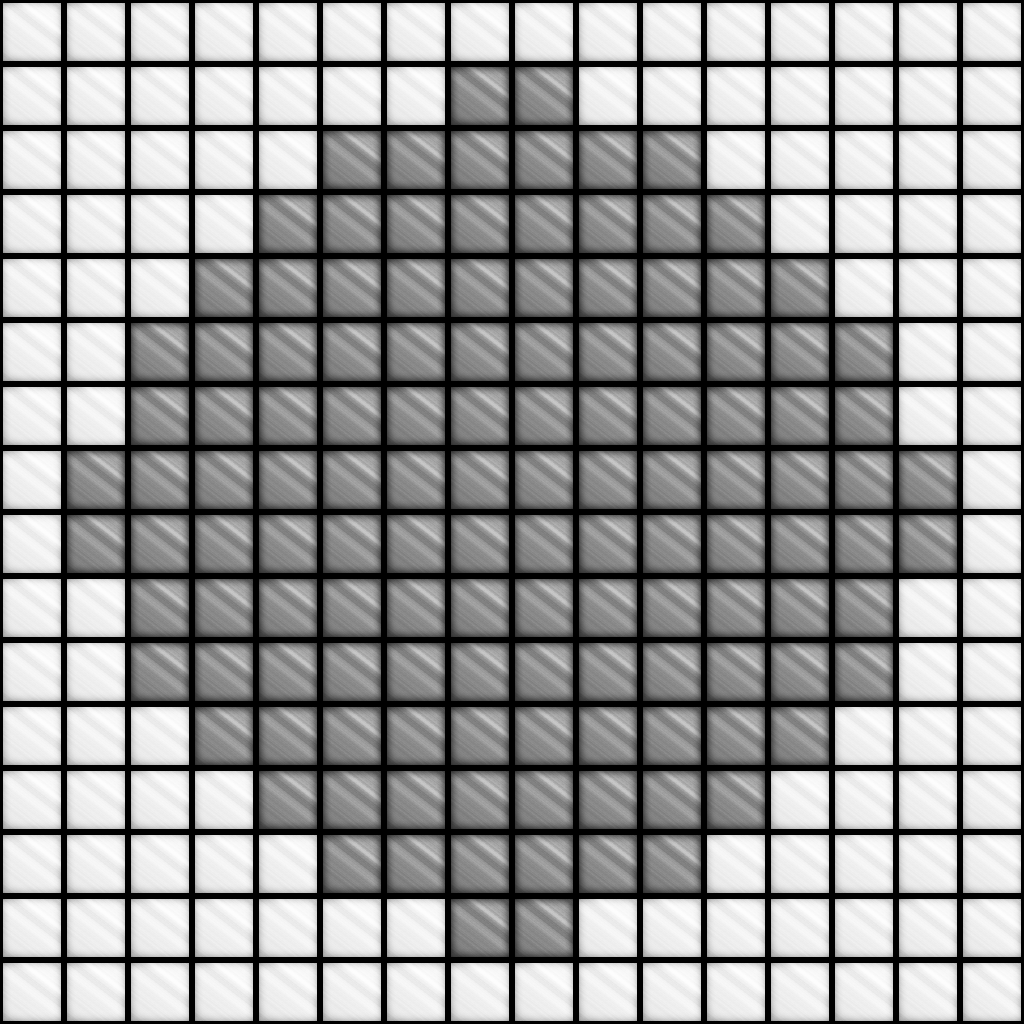

Rendered tile map (Tiled .tmx) drawn with the repository's tilesets; below, a short description and the full map source, tile grids included:
An orthogonal 16x16 tile map with 64x64 px tiles, 1 tile layer (Tile Layer 1), 2 tilesets and 1 object.

<map version="1.0" orientation="orthogonal" renderorder="right-down" width="16" height="16" tilewidth="64" tileheight="64" nextobjectid="4">
 <tileset firstgid="1" name="greyblock" tilewidth="64" tileheight="64" tilecount="1" columns="1">
  <image source="greyblock.png" width="64" height="64" />
 </tileset>
 <tileset firstgid="2" name="whiteblock" tilewidth="64" tileheight="64" tilecount="1" columns="1">
  <image source="whiteblock.png" width="64" height="64" />
 </tileset>
 <layer name="Tile Layer 1" width="16" height="16">
  <data encoding="csv">
2,2,2,2,2,2,2,2,2,2,2,2,2,2,2,2,
2,2,2,2,2,2,2,1,1,2,2,2,2,2,2,2,
2,2,2,2,2,1,1,1,1,1,1,2,2,2,2,2,
2,2,2,2,1,1,1,1,1,1,1,1,2,2,2,2,
2,2,2,1,1,1,1,1,1,1,1,1,1,2,2,2,
2,2,1,1,1,1,1,1,1,1,1,1,1,1,2,2,
2,2,1,1,1,1,1,1,1,1,1,1,1,1,2,2,
2,1,1,1,1,1,1,1,1,1,1,1,1,1,1,2,
2,1,1,1,1,1,1,1,1,1,1,1,1,1,1,2,
2,2,1,1,1,1,1,1,1,1,1,1,1,1,2,2,
2,2,1,1,1,1,1,1,1,1,1,1,1,1,2,2,
2,2,2,1,1,1,1,1,1,1,1,1,1,2,2,2,
2,2,2,2,1,1,1,1,1,1,1,1,2,2,2,2,
2,2,2,2,2,1,1,1,1,1,1,2,2,2,2,2,
2,2,2,2,2,2,2,1,1,2,2,2,2,2,2,2,
2,2,2,2,2,2,2,2,2,2,2,2,2,2,2,2
</data>
 </layer>
 <objectgroup color="#ff0000" name="Object Layer 1">
  <object id="1" x="480" y="480" width="64" height="64">
   <ellipse />
  </object>
 </objectgroup>
</map>
